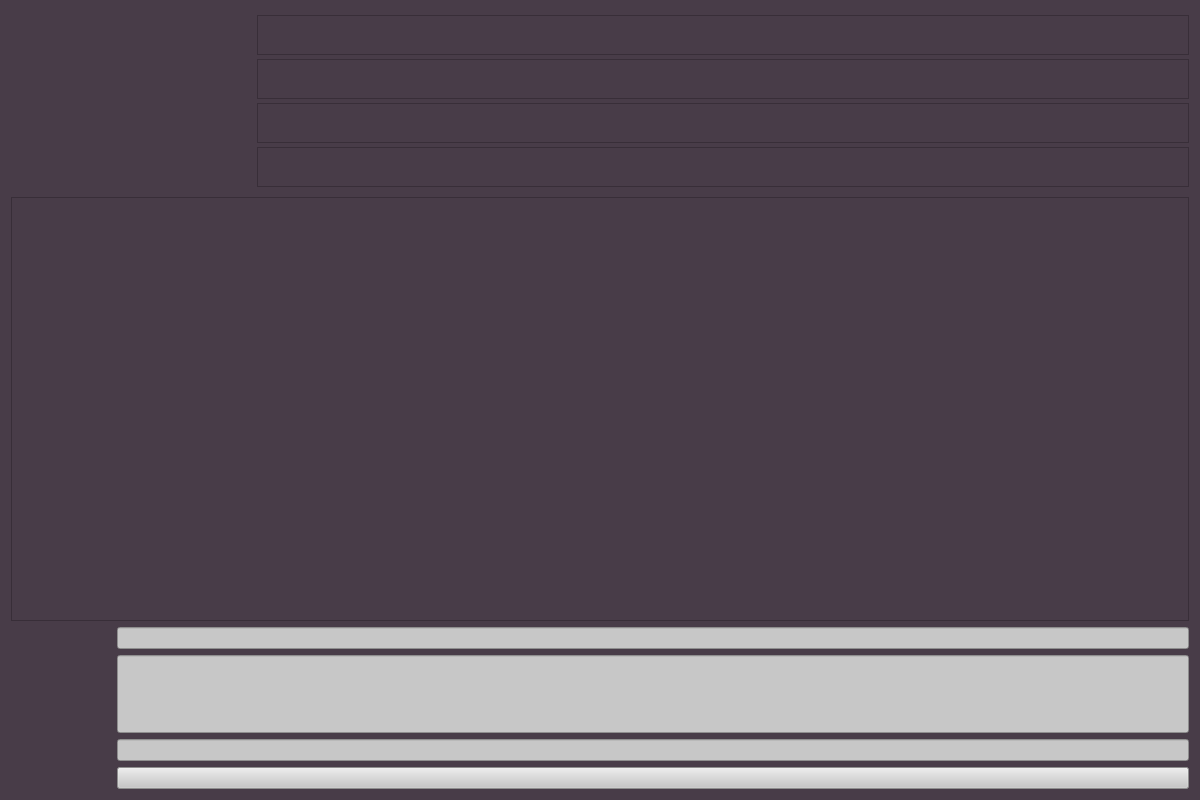
<?xml version="1.0" encoding="UTF-8"?>
<ui version="4.0">
 <class>CommentsDentist</class>
 <widget class="QWidget" name="CommentsDentist">
  <property name="geometry">
   <rect>
    <x>0</x>
    <y>0</y>
    <width>1200</width>
    <height>800</height>
   </rect>
  </property>
  <property name="minimumSize">
   <size>
    <width>1200</width>
    <height>800</height>
   </size>
  </property>
  <property name="maximumSize">
   <size>
    <width>1200</width>
    <height>800</height>
   </size>
  </property>
  <property name="windowTitle">
   <string>Comments of dentist</string>
  </property>
  <property name="windowIcon">
   <iconset resource="resources.qrc">
    <normaloff>:/Images/Icon/Icons/CommentsDentistIcon.png</normaloff>:/Images/Icon/Icons/CommentsDentistIcon.png</iconset>
  </property>
  <property name="styleSheet">
   <string notr="true">background-color: rgb(72, 60, 72);
font: 12pt &quot;Arial&quot;;
color: white;</string>
  </property>
  <layout class="QVBoxLayout" name="verticalLayout_3">
   <item>
    <layout class="QVBoxLayout" name="verticalLayout">
     <property name="rightMargin">
      <number>0</number>
     </property>
     <property name="bottomMargin">
      <number>0</number>
     </property>
     <item>
      <layout class="QHBoxLayout" name="horizontalLayout" stretch="0,0">
       <property name="bottomMargin">
        <number>0</number>
       </property>
       <item>
        <widget class="QLabel" name="Photo">
         <property name="minimumSize">
          <size>
           <width>240</width>
           <height>180</height>
          </size>
         </property>
         <property name="maximumSize">
          <size>
           <width>240</width>
           <height>180</height>
          </size>
         </property>
         <property name="text">
          <string/>
         </property>
        </widget>
       </item>
       <item>
        <layout class="QVBoxLayout" name="verticalLayout_2">
         <property name="spacing">
          <number>0</number>
         </property>
         <item>
          <widget class="QTextBrowser" name="FirstName">
           <property name="maximumSize">
            <size>
             <width>16777215</width>
             <height>40</height>
            </size>
           </property>
          </widget>
         </item>
         <item>
          <widget class="QTextBrowser" name="LastName">
           <property name="maximumSize">
            <size>
             <width>16777215</width>
             <height>40</height>
            </size>
           </property>
          </widget>
         </item>
         <item>
          <widget class="QTextBrowser" name="Patronymic">
           <property name="maximumSize">
            <size>
             <width>16777215</width>
             <height>40</height>
            </size>
           </property>
          </widget>
         </item>
         <item>
          <widget class="QTextBrowser" name="Specialization">
           <property name="maximumSize">
            <size>
             <width>16777215</width>
             <height>40</height>
            </size>
           </property>
          </widget>
         </item>
        </layout>
       </item>
      </layout>
     </item>
     <item>
      <widget class="QScrollArea" name="scrollArea">
       <property name="minimumSize">
        <size>
         <width>0</width>
         <height>400</height>
        </size>
       </property>
       <property name="widgetResizable">
        <bool>true</bool>
       </property>
       <widget class="QWidget" name="scrollAreaWidget">
        <property name="geometry">
         <rect>
          <x>0</x>
          <y>0</y>
          <width>1178</width>
          <height>398</height>
         </rect>
        </property>
       </widget>
      </widget>
     </item>
     <item>
      <layout class="QGridLayout" name="gridLayout">
       <property name="rightMargin">
        <number>0</number>
       </property>
       <property name="bottomMargin">
        <number>0</number>
       </property>
       <item row="0" column="0">
        <widget class="QLabel" name="CommentatorNameLabel">
         <property name="minimumSize">
          <size>
           <width>100</width>
           <height>20</height>
          </size>
         </property>
         <property name="text">
          <string/>
         </property>
        </widget>
       </item>
       <item row="0" column="1">
        <widget class="QLineEdit" name="CommentatorName">
         <property name="styleSheet">
          <string notr="true">color: black;
background-color: rgb(199, 199, 199);
font: 14pt &quot;Arial&quot;;</string>
         </property>
        </widget>
       </item>
       <item row="2" column="1">
        <widget class="QLineEdit" name="Rating">
         <property name="styleSheet">
          <string notr="true">color: black;
background-color: rgb(199, 199, 199);
font: 14pt &quot;Arial&quot;;</string>
         </property>
        </widget>
       </item>
       <item row="2" column="0">
        <widget class="QLabel" name="RatingLabel">
         <property name="minimumSize">
          <size>
           <width>100</width>
           <height>20</height>
          </size>
         </property>
         <property name="text">
          <string/>
         </property>
        </widget>
       </item>
       <item row="1" column="0">
        <widget class="QLabel" name="CommentLabel">
         <property name="minimumSize">
          <size>
           <width>100</width>
           <height>20</height>
          </size>
         </property>
         <property name="maximumSize">
          <size>
           <width>16777215</width>
           <height>50</height>
          </size>
         </property>
         <property name="text">
          <string/>
         </property>
        </widget>
       </item>
       <item row="1" column="1">
        <widget class="QLineEdit" name="Comment">
         <property name="minimumSize">
          <size>
           <width>0</width>
           <height>78</height>
          </size>
         </property>
         <property name="styleSheet">
          <string notr="true">color: black;
background-color: rgb(199, 199, 199);
font: 14pt &quot;Arial&quot;;</string>
         </property>
        </widget>
       </item>
       <item row="3" column="1">
        <widget class="QPushButton" name="AddCommentBtn">
         <property name="maximumSize">
          <size>
           <width>16777215</width>
           <height>16777215</height>
          </size>
         </property>
         <property name="styleSheet">
          <string notr="true">color: black;
background-color: rgb(199, 199, 199);
font: 14pt &quot;Arial&quot;;</string>
         </property>
         <property name="text">
          <string/>
         </property>
        </widget>
       </item>
      </layout>
     </item>
    </layout>
   </item>
  </layout>
 </widget>
 <resources>
  <include location="resources.qrc"/>
 </resources>
 <connections/>
</ui>
